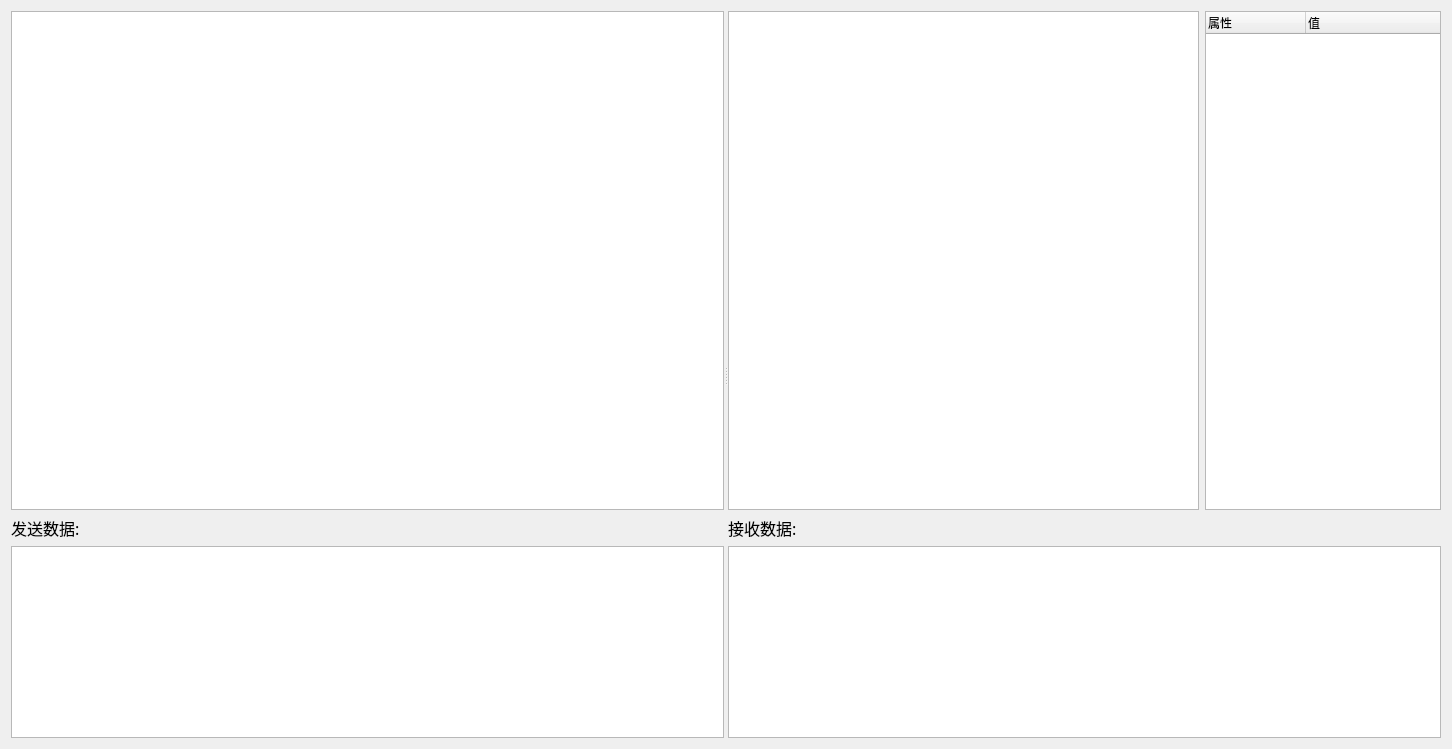
<?xml version="1.0" encoding="UTF-8"?>
<ui version="4.0">
 <class>ELSForm</class>
 <widget class="QDialog" name="ELSForm">
  <property name="geometry">
   <rect>
    <x>0</x>
    <y>0</y>
    <width>1452</width>
    <height>749</height>
   </rect>
  </property>
  <property name="windowTitle">
   <string>Form</string>
  </property>
  <layout class="QGridLayout" name="gridLayout">
   <item row="0" column="0">
    <widget class="QSplitter" name="splitter">
     <property name="orientation">
      <enum>Qt::Horizontal</enum>
     </property>
     <widget class="QWidget" name="layoutWidget">
      <layout class="QVBoxLayout" name="verticalLayout">
       <item>
        <widget class="QTableWidget" name="tableWidget">
         <property name="contextMenuPolicy">
          <enum>Qt::CustomContextMenu</enum>
         </property>
         <property name="autoScroll">
          <bool>true</bool>
         </property>
         <attribute name="horizontalHeaderVisible">
          <bool>false</bool>
         </attribute>
         <attribute name="verticalHeaderVisible">
          <bool>false</bool>
         </attribute>
         <column>
          <property name="text">
           <string>消息类型</string>
          </property>
         </column>
         <column>
          <property name="text">
           <string>发送数据</string>
          </property>
         </column>
         <column>
          <property name="text">
           <string>数据长度</string>
          </property>
         </column>
         <column>
          <property name="text">
           <string>发送控制</string>
          </property>
         </column>
         <column>
          <property name="text">
           <string>发送统计</string>
          </property>
         </column>
        </widget>
       </item>
       <item>
        <layout class="QHBoxLayout" name="horizontalLayout">
         <item>
          <widget class="QLabel" name="label_2">
           <property name="sizePolicy">
            <sizepolicy hsizetype="Preferred" vsizetype="Fixed">
             <horstretch>0</horstretch>
             <verstretch>0</verstretch>
            </sizepolicy>
           </property>
           <property name="font">
            <font>
             <family>微软雅黑</family>
             <pointsize>12</pointsize>
            </font>
           </property>
           <property name="text">
            <string>发送数据:</string>
           </property>
          </widget>
         </item>
         <item>
          <spacer name="horizontalSpacer">
           <property name="orientation">
            <enum>Qt::Horizontal</enum>
           </property>
           <property name="sizeHint" stdset="0">
            <size>
             <width>598</width>
             <height>20</height>
            </size>
           </property>
          </spacer>
         </item>
        </layout>
       </item>
       <item>
        <widget class="QTextEdit" name="textEdit">
         <property name="sizePolicy">
          <sizepolicy hsizetype="Expanding" vsizetype="Preferred">
           <horstretch>0</horstretch>
           <verstretch>0</verstretch>
          </sizepolicy>
         </property>
         <property name="minimumSize">
          <size>
           <width>0</width>
           <height>0</height>
          </size>
         </property>
         <property name="maximumSize">
          <size>
           <width>16777215</width>
           <height>16777215</height>
          </size>
         </property>
         <property name="font">
          <font>
           <family>黑体</family>
           <pointsize>12</pointsize>
           <weight>50</weight>
           <italic>false</italic>
           <bold>false</bold>
          </font>
         </property>
         <property name="styleSheet">
          <string notr="true">font: 12pt &quot;黑体&quot;;
color: rgb(0, 0, 0);</string>
         </property>
        </widget>
       </item>
      </layout>
     </widget>
     <widget class="QWidget" name="layoutWidget">
      <layout class="QVBoxLayout" name="verticalLayout_2">
       <item>
        <layout class="QHBoxLayout" name="horizontalLayout_3" stretch="2,1">
         <item>
          <widget class="QTableView" name="tableView">
           <property name="contextMenuPolicy">
            <enum>Qt::CustomContextMenu</enum>
           </property>
          </widget>
         </item>
         <item>
          <widget class="QTreeWidget" name="treeWidget">
           <column>
            <property name="text">
             <string>属性</string>
            </property>
           </column>
           <column>
            <property name="text">
             <string>值</string>
            </property>
           </column>
          </widget>
         </item>
        </layout>
       </item>
       <item>
        <layout class="QHBoxLayout" name="horizontalLayout_2" stretch="2,1">
         <property name="spacing">
          <number>0</number>
         </property>
         <item>
          <widget class="QLabel" name="label_3">
           <property name="sizePolicy">
            <sizepolicy hsizetype="Preferred" vsizetype="Fixed">
             <horstretch>0</horstretch>
             <verstretch>0</verstretch>
            </sizepolicy>
           </property>
           <property name="font">
            <font>
             <family>微软雅黑</family>
             <pointsize>12</pointsize>
            </font>
           </property>
           <property name="text">
            <string>接收数据:</string>
           </property>
          </widget>
         </item>
         <item>
          <spacer name="horizontalSpacer_2">
           <property name="orientation">
            <enum>Qt::Horizontal</enum>
           </property>
           <property name="sizeHint" stdset="0">
            <size>
             <width>598</width>
             <height>20</height>
            </size>
           </property>
          </spacer>
         </item>
        </layout>
       </item>
       <item>
        <widget class="QTextEdit" name="textEdit_2">
         <property name="sizePolicy">
          <sizepolicy hsizetype="Expanding" vsizetype="Preferred">
           <horstretch>0</horstretch>
           <verstretch>0</verstretch>
          </sizepolicy>
         </property>
         <property name="minimumSize">
          <size>
           <width>0</width>
           <height>0</height>
          </size>
         </property>
         <property name="maximumSize">
          <size>
           <width>16777215</width>
           <height>16777215</height>
          </size>
         </property>
         <property name="font">
          <font>
           <family>黑体</family>
           <pointsize>12</pointsize>
           <weight>50</weight>
           <italic>false</italic>
           <bold>false</bold>
          </font>
         </property>
         <property name="styleSheet">
          <string notr="true">font: 12pt &quot;黑体&quot;;
color: rgb(0, 0, 0);</string>
         </property>
        </widget>
       </item>
      </layout>
     </widget>
    </widget>
   </item>
  </layout>
 </widget>
 <resources/>
 <connections/>
</ui>
